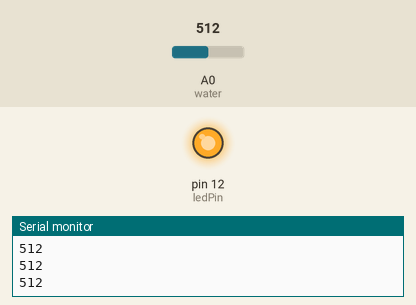
This sketch was run on a simulated Arduino Uno, built with avr-gcc and run on an emulated ATmega328P. Parts: output pins drawn as LEDs (lit = HIGH), the last lines printed to the serial monitor. The test bench sets the inputs (shaded band); at power-on: A0 (water) = 512.

Above: at 1.2 s.
1.3 s: A0 (water) set to 486
At 2.3 s:
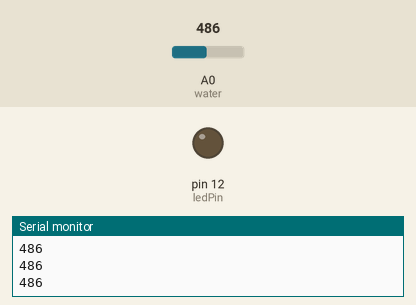
2.8 s: A0 (water) set to 510
At 3.6 s:
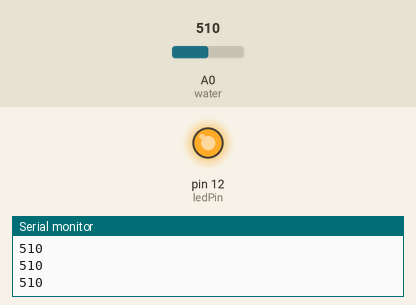
4.3 s: A0 (water) set to 490
At 4.9 s:
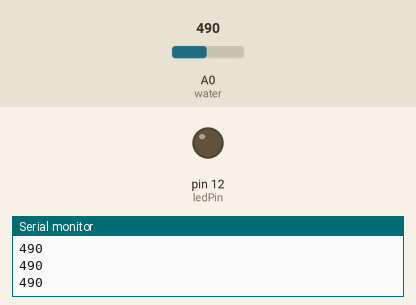
Timing chart, 0 to 7.3 s (numbered marks = the images above; inputs shaded):
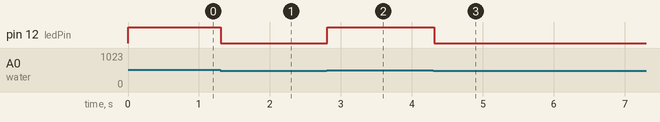

Measured:
- the behaviour switches between 501 and 500 on A0 (water) (found by bisection; images 0 and 1)
- after the input at 1.3 s, pin 12 (ledPin): HIGH → LOW at once
- after the input at 2.8 s, pin 12 (ledPin): LOW → HIGH at once
- after the input at 4.3 s, pin 12 (ledPin): HIGH → LOW at once

The sketch:

lesson24.ino
```cpp
int water = A0 ;
int ledPin = 12 ;
int val = 0 ;
int data = 0 ;
void setup()
{
  pinMode(ledPin, OUTPUT) ;
  Serial.begin(9600) ;
}
void loop()
{
  val = analogRead(water) ;
  if (val > 500)
  {
    digitalWrite(ledPin, HIGH) ;
  }
  else
  {
    digitalWrite(ledPin, LOW) ;
  }
  data = val ;
  Serial.println(data) ;
  delay(100) ;
}
```
